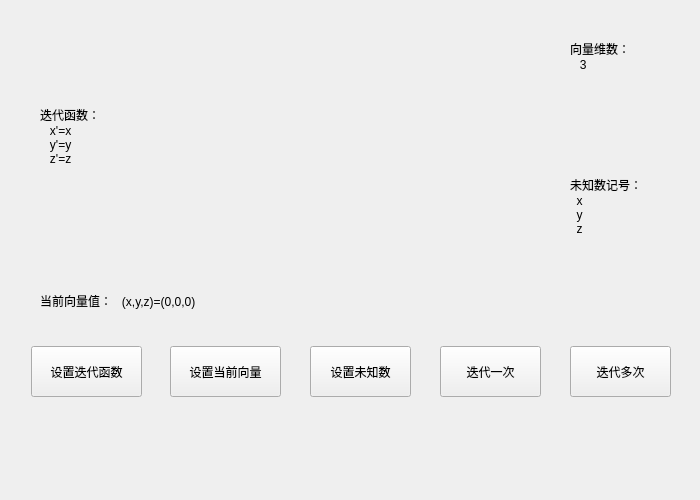
<?xml version="1.0" encoding="UTF-8"?>
<ui version="4.0">
 <class>e1t2</class>
 <widget class="QWidget" name="e1t2">
  <property name="geometry">
   <rect>
    <x>0</x>
    <y>0</y>
    <width>700</width>
    <height>500</height>
   </rect>
  </property>
  <property name="windowTitle">
   <string>Form</string>
  </property>
  <widget class="QLabel" name="label">
   <property name="geometry">
    <rect>
     <x>40</x>
     <y>30</y>
     <width>501</width>
     <height>211</height>
    </rect>
   </property>
   <property name="text">
    <string>迭代函数：
   x'=x
   y'=y
   z'=z</string>
   </property>
  </widget>
  <widget class="QLabel" name="label_2">
   <property name="geometry">
    <rect>
     <x>40</x>
     <y>270</y>
     <width>591</width>
     <height>61</height>
    </rect>
   </property>
   <property name="text">
    <string>当前向量值：   (x,y,z)=(0,0,0)</string>
   </property>
   <property name="wordWrap">
    <bool>true</bool>
   </property>
  </widget>
  <widget class="QLabel" name="label_3">
   <property name="geometry">
    <rect>
     <x>570</x>
     <y>30</y>
     <width>91</width>
     <height>51</height>
    </rect>
   </property>
   <property name="text">
    <string>向量维数：
   3</string>
   </property>
  </widget>
  <widget class="QLabel" name="label_4">
   <property name="geometry">
    <rect>
     <x>570</x>
     <y>90</y>
     <width>101</width>
     <height>231</height>
    </rect>
   </property>
   <property name="text">
    <string>未知数记号：
  x
  y
  z</string>
   </property>
  </widget>
  <widget class="QPushButton" name="pushButton_5">
   <property name="geometry">
    <rect>
     <x>570</x>
     <y>346</y>
     <width>101</width>
     <height>51</height>
    </rect>
   </property>
   <property name="text">
    <string>迭代多次</string>
   </property>
  </widget>
  <widget class="QPushButton" name="pushButton">
   <property name="geometry">
    <rect>
     <x>31</x>
     <y>346</y>
     <width>111</width>
     <height>51</height>
    </rect>
   </property>
   <property name="text">
    <string>设置迭代函数</string>
   </property>
  </widget>
  <widget class="QPushButton" name="pushButton_2">
   <property name="geometry">
    <rect>
     <x>170</x>
     <y>346</y>
     <width>111</width>
     <height>51</height>
    </rect>
   </property>
   <property name="text">
    <string>设置当前向量</string>
   </property>
  </widget>
  <widget class="QPushButton" name="pushButton_3">
   <property name="geometry">
    <rect>
     <x>310</x>
     <y>346</y>
     <width>101</width>
     <height>51</height>
    </rect>
   </property>
   <property name="text">
    <string>设置未知数</string>
   </property>
  </widget>
  <widget class="QPushButton" name="pushButton_4">
   <property name="geometry">
    <rect>
     <x>440</x>
     <y>346</y>
     <width>101</width>
     <height>51</height>
    </rect>
   </property>
   <property name="text">
    <string>迭代一次</string>
   </property>
  </widget>
 </widget>
 <resources/>
 <connections/>
</ui>
